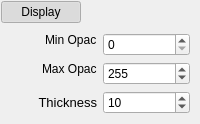
             <widget class="QWidget" name="widget_8" native="true">
              <layout class="QGridLayout" name="gridLayout_9">
               <property name="leftMargin">
                <number>1</number>
               </property>
               <property name="topMargin">
                <number>1</number>
               </property>
               <property name="rightMargin">
                <number>1</number>
               </property>
               <property name="bottomMargin">
                <number>1</number>
               </property>
               <property name="spacing">
                <number>1</number>
               </property>
               <item row="0" column="0" alignment="Qt::AlignLeft">
                <widget class="QPushButton" name="pushButton_4">
                 <property name="text">
                  <string>Display</string>
                 </property>
                 <property name="icon">
                  <iconset resource="../sparsetracer.qrc">
                   <normaloff>:/new/tracer/Resource/plus.png</normaloff>
                   <normalon>:/new/tracer/Resource/minus.png</normalon>:/new/tracer/Resource/plus.png</iconset>
                 </property>
                 <property name="checkable">
                  <bool>true</bool>
                 </property>
                 <property name="checked">
                  <bool>true</bool>
                 </property>
                 <property name="flat">
                  <bool>true</bool>
                 </property>
                </widget>
               </item>
               <item row="1" column="0">
                <widget class="QWidget" name="widget_7" native="true">
                 <layout class="QGridLayout" name="gridLayout_6">
                  <item row="0" column="0" alignment="Qt::AlignRight">
                   <widget class="QLabel" name="lowMapLabel">
                    <property name="text">
                     <string>Min Opac</string>
                    </property>
                   </widget>
                  </item>
                  <item row="0" column="1" rowspan="2">
                   <widget class="QSpinBox" name="lowOpacSpinBox">
                    <property name="sizePolicy">
                     <sizepolicy hsizetype="Preferred" vsizetype="Preferred">
                      <horstretch>0</horstretch>
                      <verstretch>0</verstretch>
                     </sizepolicy>
                    </property>
                    <property name="minimumSize">
                     <size>
                      <width>0</width>
                      <height>0</height>
                     </size>
                    </property>
                    <property name="maximum">
                     <number>9999</number>
                    </property>
                   </widget>
                  </item>
                  <item row="1" column="0" rowspan="2" alignment="Qt::AlignRight">
                   <widget class="QLabel" name="highMapLabel">
                    <property name="text">
                     <string>Max Opac</string>
                    </property>
                   </widget>
                  </item>
                  <item row="2" column="1">
                   <widget class="QSpinBox" name="highOpacSpinBox">
                    <property name="sizePolicy">
                     <sizepolicy hsizetype="Preferred" vsizetype="Preferred">
                      <horstretch>0</horstretch>
                      <verstretch>0</verstretch>
                     </sizepolicy>
                    </property>
                    <property name="minimumSize">
                     <size>
                      <width>0</width>
                      <height>0</height>
                     </size>
                    </property>
                    <property name="maximum">
                     <number>9999</number>
                    </property>
                    <property name="value">
                     <number>255</number>
                    </property>
                   </widget>
                  </item>
                  <item row="3" column="0">
                   <widget class="QLabel" name="label_5">
                    <property name="font">
                     <font>
                      <pointsize>10</pointsize>
                     </font>
                    </property>
                    <property name="text">
                     <string>Thickness</string>
                    </property>
                    <property name="alignment">
                     <set>Qt::AlignRight|Qt::AlignTrailing|Qt::AlignVCenter</set>
                    </property>
                   </widget>
                  </item>
                  <item row="3" column="1">
                   <widget class="QSpinBox" name="thicknessspinBox">
                    <property name="sizePolicy">
                     <sizepolicy hsizetype="Preferred" vsizetype="Preferred">
                      <horstretch>0</horstretch>
                      <verstretch>0</verstretch>
                     </sizepolicy>
                    </property>
                    <property name="minimum">
                     <number>1</number>
                    </property>
                    <property name="maximum">
                     <number>65535</number>
                    </property>
                    <property name="value">
                     <number>10</number>
                    </property>
                   </widget>
                  </item>
                 </layout>
                </widget>
               </item>
              </layout>
             </widget>
